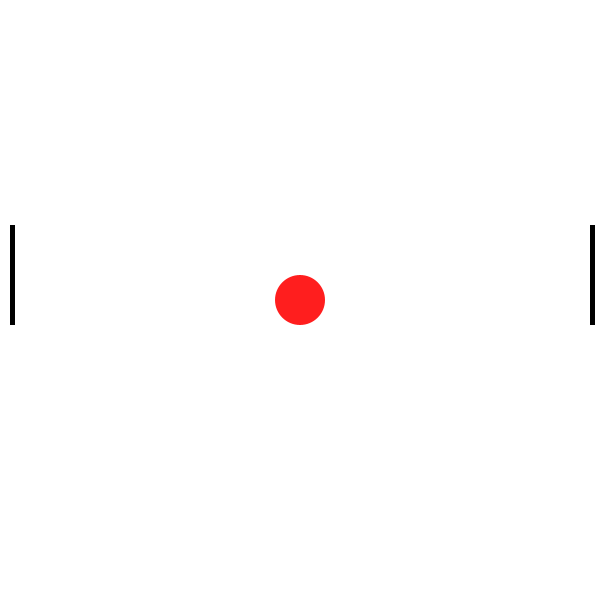
Frame 1 (no input)
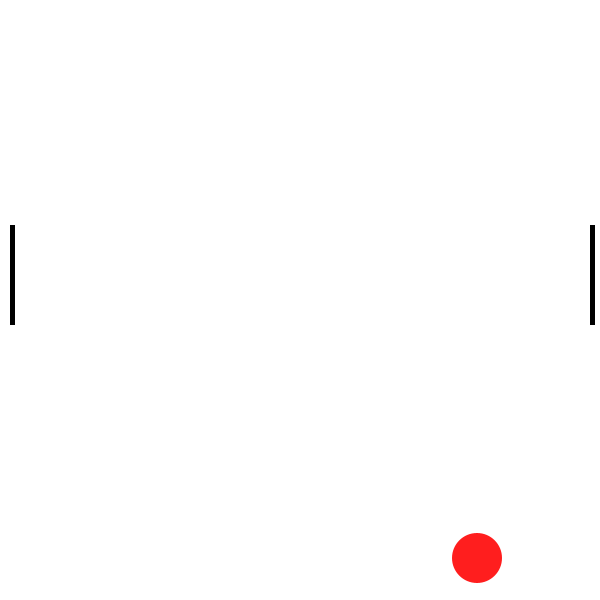
Frame 60 (the mouse pressed at the canvas centre just before this capture)
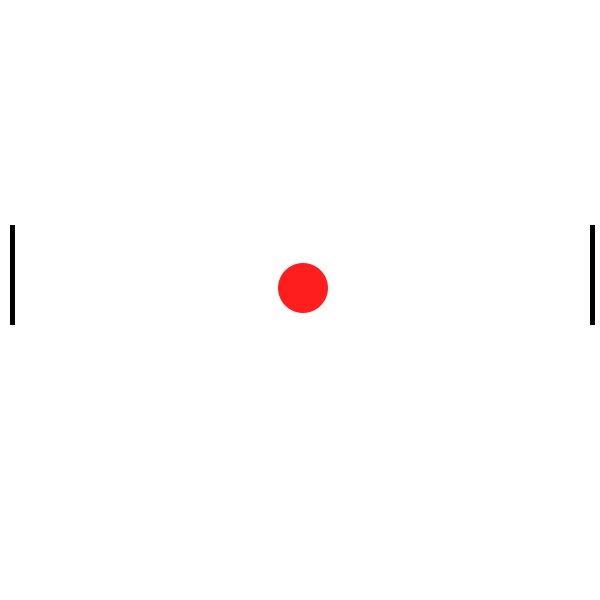
Frame 120 (the mouse held since frame 60 and released just before this capture)

The Processing sketch that drew these frames (run headless with seeded random() and noise(); from frame 60 on, the mouse is pressed at the canvas centre):

// Processing sketch: midterm_09_pong
// ── midterm_09_pong.pde
// QUESTION 9 - 
// put together a skeleton Pong game.

// create a bouncing ball that starts in the middle of the screen 
// either use a class or independent variables, it doesn't matter
// make it bounce only on the top and bottom walls
// create two paddles. this can also be a class or not
// have key presses control the up and down movement of the paddles independently
// make the ball reverse x direction when it touches the paddles
// return the ball to the middle of the screen with a random position when it goes off screen
// keep score for the two players
Ball b;
Paddle pL;
Paddle pR;


void setup() {
  size(600, 600);
  background(255);
  noStroke();
  b = new Ball();
  pL = new Paddle(10, height/2 - 75 );
  pR = new Paddle(width - 10, height/2 - 75 );
}

void draw() {
  background(255);
  b.display();
  b.update();
  pL.display();
  pR.display();
  //p1.update();
  //p2.update();
  
  if (dist(pL.x, pL.y + 50, b.x, b.y) < 25) {
   b.changeDirection(); 
  }
  
  if (dist(pR.x, pR.y + 50, b.x, b.y) < 25) {
   b.changeDirection(); 
  } 
  
  
}

void keyPressed() {
 if  (keyCode == UP && b.x < width/2 ){
   pL.moveUp();
 }
 if  (keyCode == UP && b.x > width/2 ){
   pR.moveUp();
 } 
 
 if (keyCode == DOWN && b.x < width/2) {
   pL.moveDown();
 }
 
  if  (keyCode == DOWN && b.x > width/2 ){
   pR.moveDown();
 } 

}
// ── ball.pde
class Ball {
  float x;
  float y;
  float dx;
  float dy;
  float s;

  Ball() {
    x = width/2;
    y = height/2;

    dy = 6;
    dx = 3; 
    s = 50;
  }

  void display () {
    fill (255, 30, 30);
    ellipse(x, y, s, s);
  }

  void update() {
    if (x < 0 || x > width + s) {
      x = width/2;
      y = height/2;
    } else {
      x += dx;
    } 

    if (y < 0 || y > height) {
      dy *= -1;
      y += dy;
    } else { 
      y += dy;
    }
  }

  void changeDirection () {
    dx *= -1;
    dy *= -1;
  }
}
// ── paddle.pde
class Paddle {
  float x;
  float y;
  float w; 
  float h;

  Paddle(float _x, float _y) {
    x = _x;
    y = _y;
    w = 5;
    h= 100;
  }


  void display() {
    fill(0);
    rect(x, y, w, h);
  }
  
void moveUp () {
  y -= 20;
  
}

void moveDown() {
  y += 20;
  
}
}
